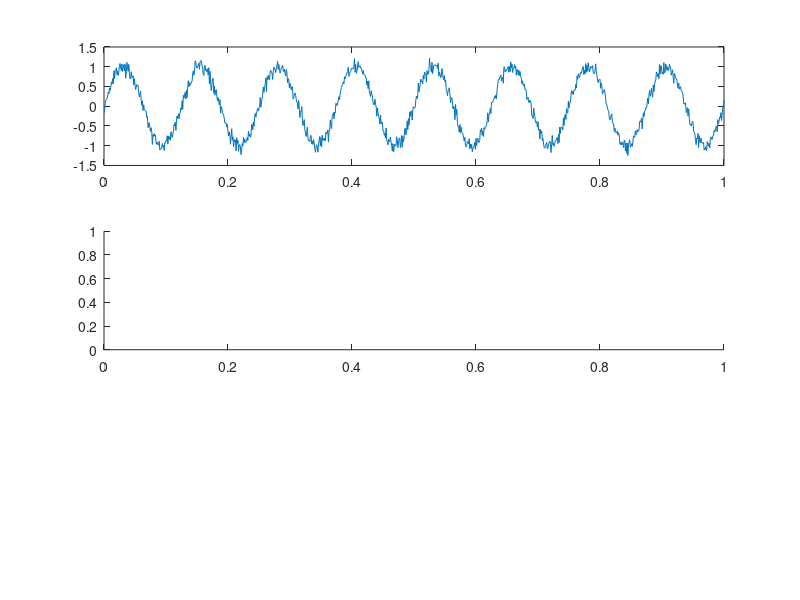

The MATLAB script that drew this image: (Note: this script raises an error after producing the figure.)
clear all
close all
dt=0.001;
t=[0:1000]*0.001;
X=sin(t*2*pi*8)+randn(size(t))*.1;
X=X(:);
t=t(:);

figure('color',[1 1 1])
% t=(0:1e-8:500e-8)';
% X=sin(t*2*pi*5e6)+randn(size(t))*.1;
% Y=sin(t*2*pi*5e6+.4)+randn(size(t))*.1;
subplot(3,1,1);
plot(t,X)

subplot(3,1,2);

% wt([t X]);
% freq=[1024 512 128 64 32 16 8 4 2 1 0.5 0.25 0.125]*1000;
% set(gca,'ytick',log2(1./freq),'yticklabel',freq/1000)


[wave,period,scale,coi,sig95]=wt([t X],'J1',100);

imagesc(t,log2(period),abs(wave))
freq=[512 256 128 64 32 16 8 4 2 1];

set(gca,'ytick',log2(1./freq),'yticklabel',freq)



subplot(3,1,3);
imagesc(t,period,abs(wave))

freq=[128 64 32 16 8 4 2 1]*dt;
set(gca,'ytick',log2(1./freq))

set(gca,'ytick',log2(1./freq),'yticklabel',freq/dt)
ylabel('Frequency (MHz)')


figure('color',[1 1 1])
t=(0:1e-8:500e-8)';
X=sin(t*2*pi*5e6)+randn(size(t))*.1;
Y=sin(t*2*pi*5e6+.4)+randn(size(t))*.1;
wtc([t X],[t Y])
freq=[128 64 32 16 8 4 2 1];
set(gca,'ytick',log2(1./freq),'yticklabel',freq)
ylabel('Frequency (MHz)')


dt=t(2)-t(1);
s0=2*dt;
scale=400:-2:2;
s0=0.002;
param=-1;
[S1,period1,scale1,coix] = waveletLu(X,0.001,s0,scale,'MORLET',param);


figure;
imagesc(t,log2(scale1),(abs(S1)));axis xy
set(gca,'ytick',(log2(1./scale(1:50:end))),'yticklabel',sort(scale(1:50:end)))







figure('color',[1 1 1])
subplot(2,1,1)
t=(0:1e-8:500e-8)';
X=sin(t*2*pi*5e6)+randn(size(t))*.01;
Y=sin(t*2*pi*5e6+.4)+randn(size(t))*.01;
[wave,period,scale,coi,sig95]=wt([t X]);
imagesc(t,log2(1./scale),abs(wave));
freq=scale*1e6;
set(gca,'ytick',sort(log2(1./freq)))

set(gca,'ytick',log2(1./freq),'yticklabel',freq/1e6)
ylabel('Frequency (MHz)')
subplot(2,1,2)
plot(t,X)













figure('color',[1 1 1])
subplot(2,1,1)
t=(0:1e-8:500e-8)';
X=sin(t*2*pi*5e6)+randn(size(t))*.1;
Y=sin(t*2*pi*5e6+.4)+randn(size(t))*.1;
wt([t X])
freq=[128 64 32 16 8 4 2 1]*1e6;
set(gca,'ytick',log2(1./freq),'yticklabel',freq/1e6)
ylabel('Frequency (MHz)')
subplot(2,1,2)

plot(t,X)













